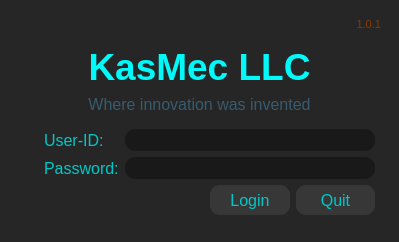
<?xml version="1.0" encoding="UTF-8"?>
<ui version="4.0">
 <class>login_window</class>
 <widget class="QMainWindow" name="login_window">
  <property name="geometry">
   <rect>
    <x>0</x>
    <y>0</y>
    <width>393</width>
    <height>242</height>
   </rect>
  </property>
  <property name="windowTitle">
   <string>Login</string>
  </property>
  <property name="autoFillBackground">
   <bool>false</bool>
  </property>
  <property name="styleSheet">
   <string notr="true">QMainWindow{
background-color: rgb(38, 38, 38);
color: rgb(255, 255, 255);
border-radius: 10px;
}

QScrollBar:vertical
 {
     background-color: rgb(25, 25, 25);
     width: 15px;
     margin: 15px 3px 15px 3px;
     border: 1px transparent #2A2929;
     border-radius: 4px;
 }

 QScrollBar::handle:vertical
 {
     background-color: rgb(55, 55, 55);         /* #605F5F; */
     min-height: 10px;
     border-radius: 4px;
 }
QScrollBar::sub-line:vertical
 {
     margin: 3px 0px 3px 0px;
     border-image: url(:/qss_icons/rc/up_arrow_disabled.png);
     height: 10px;
     width: 10px;
     subcontrol-position: top;
     subcontrol-origin: margin;
 }

QScrollBar::add-line:vertical
 {
     margin: 3px 0px 3px 0px;
     border-image: url(:/qss_icons/rc/down_arrow_disabled.png);
     height: 10px;
     width: 10px;
     subcontrol-position: bottom;
     subcontrol-origin: margin;
 }



QScrollBar::up-arrow:vertical, QScrollBar::down-arrow:vertical
 {
     background: none;
 }


QScrollBar::add-page:vertical, QScrollBar::sub-page:vertical
 {
     background: none;
 }</string>
  </property>
  <widget class="QWidget" name="centralwidget">
   <layout class="QGridLayout" name="gridLayout">
    <item row="1" column="0">
     <widget class="QFrame" name="frame_2">
      <property name="styleSheet">
       <string notr="true">QFrame {
	background-color: rgb(38, 38, 38);
	color: rgb(255, 255, 255);
	border-radius: 10px;
}</string>
      </property>
      <property name="frameShape">
       <enum>QFrame::StyledPanel</enum>
      </property>
      <property name="frameShadow">
       <enum>QFrame::Raised</enum>
      </property>
      <layout class="QGridLayout" name="gridLayout_2">
       <item row="1" column="0">
        <spacer name="verticalSpacer_2">
         <property name="orientation">
          <enum>Qt::Vertical</enum>
         </property>
         <property name="sizeHint" stdset="0">
          <size>
           <width>20</width>
           <height>40</height>
          </size>
         </property>
        </spacer>
       </item>
       <item row="9" column="1">
        <widget class="QLabel" name="password_label">
         <property name="sizePolicy">
          <sizepolicy hsizetype="Maximum" vsizetype="Preferred">
           <horstretch>0</horstretch>
           <verstretch>0</verstretch>
          </sizepolicy>
         </property>
         <property name="font">
          <font>
           <family>Segoe UI</family>
           <pointsize>12</pointsize>
          </font>
         </property>
         <property name="styleSheet">
          <string notr="true">color: rgb(0, 200, 200);</string>
         </property>
         <property name="text">
          <string>Password:</string>
         </property>
        </widget>
       </item>
       <item row="5" column="2" rowspan="4" colspan="3">
        <widget class="QLineEdit" name="user_id_line_edit">
         <property name="minimumSize">
          <size>
           <width>250</width>
           <height>22</height>
          </size>
         </property>
         <property name="styleSheet">
          <string notr="true">color: rgb(255, 255, 255);
background-color: rgb(25, 25, 25);
border-radius: 10px;
padding-left: 10px;
padding-right: 10px;</string>
         </property>
        </widget>
       </item>
       <item row="9" column="5">
        <spacer name="horizontalSpacer">
         <property name="orientation">
          <enum>Qt::Horizontal</enum>
         </property>
         <property name="sizeHint" stdset="0">
          <size>
           <width>40</width>
           <height>20</height>
          </size>
         </property>
        </spacer>
       </item>
       <item row="12" column="0">
        <spacer name="verticalSpacer">
         <property name="orientation">
          <enum>Qt::Vertical</enum>
         </property>
         <property name="sizeHint" stdset="0">
          <size>
           <width>20</width>
           <height>40</height>
          </size>
         </property>
        </spacer>
       </item>
       <item row="0" column="1" colspan="5">
        <widget class="QLabel" name="version_label">
         <property name="sizePolicy">
          <sizepolicy hsizetype="Preferred" vsizetype="Maximum">
           <horstretch>0</horstretch>
           <verstretch>0</verstretch>
          </sizepolicy>
         </property>
         <property name="font">
          <font>
           <family>Segoe UI</family>
           <pointsize>8</pointsize>
          </font>
         </property>
         <property name="styleSheet">
          <string notr="true">color: rgb(136, 55, 0);</string>
         </property>
         <property name="text">
          <string>1.0.1</string>
         </property>
         <property name="alignment">
          <set>Qt::AlignRight|Qt::AlignTrailing|Qt::AlignVCenter</set>
         </property>
        </widget>
       </item>
       <item row="9" column="0">
        <spacer name="horizontalSpacer_2">
         <property name="orientation">
          <enum>Qt::Horizontal</enum>
         </property>
         <property name="sizeHint" stdset="0">
          <size>
           <width>40</width>
           <height>20</height>
          </size>
         </property>
        </spacer>
       </item>
       <item row="9" column="2" colspan="3">
        <widget class="QLineEdit" name="password_line_edit">
         <property name="minimumSize">
          <size>
           <width>250</width>
           <height>22</height>
          </size>
         </property>
         <property name="styleSheet">
          <string notr="true">color: rgb(255, 255, 255);
background-color: rgb(25, 25, 25);
border-radius: 10px;
padding-left: 10px;
padding-right: 10px;</string>
         </property>
        </widget>
       </item>
       <item row="11" column="4">
        <widget class="QPushButton" name="quit_pushbutton">
         <property name="minimumSize">
          <size>
           <width>0</width>
           <height>30</height>
          </size>
         </property>
         <property name="maximumSize">
          <size>
           <width>80</width>
           <height>16777215</height>
          </size>
         </property>
         <property name="font">
          <font>
           <family>Segoe UI</family>
           <pointsize>12</pointsize>
          </font>
         </property>
         <property name="styleSheet">
          <string notr="true">color: rgb(0, 200, 200);
background-color: rgb(55, 55, 55);
border-radius: 10px;
</string>
         </property>
         <property name="text">
          <string>Quit</string>
         </property>
         <property name="autoDefault">
          <bool>true</bool>
         </property>
         <property name="default">
          <bool>true</bool>
         </property>
        </widget>
       </item>
       <item row="11" column="3">
        <widget class="QPushButton" name="login_pushbutton">
         <property name="minimumSize">
          <size>
           <width>0</width>
           <height>30</height>
          </size>
         </property>
         <property name="maximumSize">
          <size>
           <width>80</width>
           <height>16777215</height>
          </size>
         </property>
         <property name="font">
          <font>
           <family>Segoe UI</family>
           <pointsize>12</pointsize>
          </font>
         </property>
         <property name="styleSheet">
          <string notr="true">color: rgb(0, 200, 200);
background-color: rgb(55, 55, 55);
border-radius: 10px;
</string>
         </property>
         <property name="text">
          <string>Login</string>
         </property>
         <property name="autoDefault">
          <bool>true</bool>
         </property>
         <property name="default">
          <bool>true</bool>
         </property>
         <property name="flat">
          <bool>false</bool>
         </property>
        </widget>
       </item>
       <item row="5" column="1" rowspan="4">
        <widget class="QLabel" name="user_id_label">
         <property name="sizePolicy">
          <sizepolicy hsizetype="Maximum" vsizetype="Preferred">
           <horstretch>0</horstretch>
           <verstretch>0</verstretch>
          </sizepolicy>
         </property>
         <property name="font">
          <font>
           <family>Segoe UI</family>
           <pointsize>12</pointsize>
          </font>
         </property>
         <property name="styleSheet">
          <string notr="true">color: rgb(0, 200, 200);</string>
         </property>
         <property name="text">
          <string>User-ID:</string>
         </property>
        </widget>
       </item>
       <item row="2" column="0" colspan="6">
        <widget class="QLabel" name="name_label">
         <property name="sizePolicy">
          <sizepolicy hsizetype="Preferred" vsizetype="Maximum">
           <horstretch>0</horstretch>
           <verstretch>0</verstretch>
          </sizepolicy>
         </property>
         <property name="font">
          <font>
           <family>Segoe UI</family>
           <pointsize>36</pointsize>
           <weight>50</weight>
           <bold>false</bold>
          </font>
         </property>
         <property name="styleSheet">
          <string notr="true">color: rgb(0, 250, 250);</string>
         </property>
         <property name="frameShape">
          <enum>QFrame::NoFrame</enum>
         </property>
         <property name="frameShadow">
          <enum>QFrame::Plain</enum>
         </property>
         <property name="text">
          <string>&lt;html&gt;&lt;head/&gt;&lt;body&gt;&lt;p&gt;&lt;span style=&quot; font-size:28pt; font-weight:600;&quot;&gt;KasMec LLC&lt;/span&gt;&lt;/p&gt;&lt;/body&gt;&lt;/html&gt;</string>
         </property>
         <property name="alignment">
          <set>Qt::AlignBottom|Qt::AlignHCenter</set>
         </property>
         <property name="wordWrap">
          <bool>false</bool>
         </property>
        </widget>
       </item>
       <item row="4" column="0">
        <spacer name="verticalSpacer_4">
         <property name="orientation">
          <enum>Qt::Vertical</enum>
         </property>
         <property name="sizeHint" stdset="0">
          <size>
           <width>20</width>
           <height>40</height>
          </size>
         </property>
        </spacer>
       </item>
       <item row="3" column="0" colspan="6">
        <widget class="QLabel" name="description_label">
         <property name="sizePolicy">
          <sizepolicy hsizetype="Preferred" vsizetype="Maximum">
           <horstretch>0</horstretch>
           <verstretch>0</verstretch>
          </sizepolicy>
         </property>
         <property name="font">
          <font>
           <family>Segoe UI</family>
           <pointsize>12</pointsize>
          </font>
         </property>
         <property name="styleSheet">
          <string notr="true">color: rgb(56, 90, 110);</string>
         </property>
         <property name="text">
          <string>Where innovation was invented</string>
         </property>
         <property name="alignment">
          <set>Qt::AlignHCenter|Qt::AlignTop</set>
         </property>
        </widget>
       </item>
      </layout>
     </widget>
    </item>
   </layout>
  </widget>
 </widget>
 <resources/>
 <connections/>
</ui>
